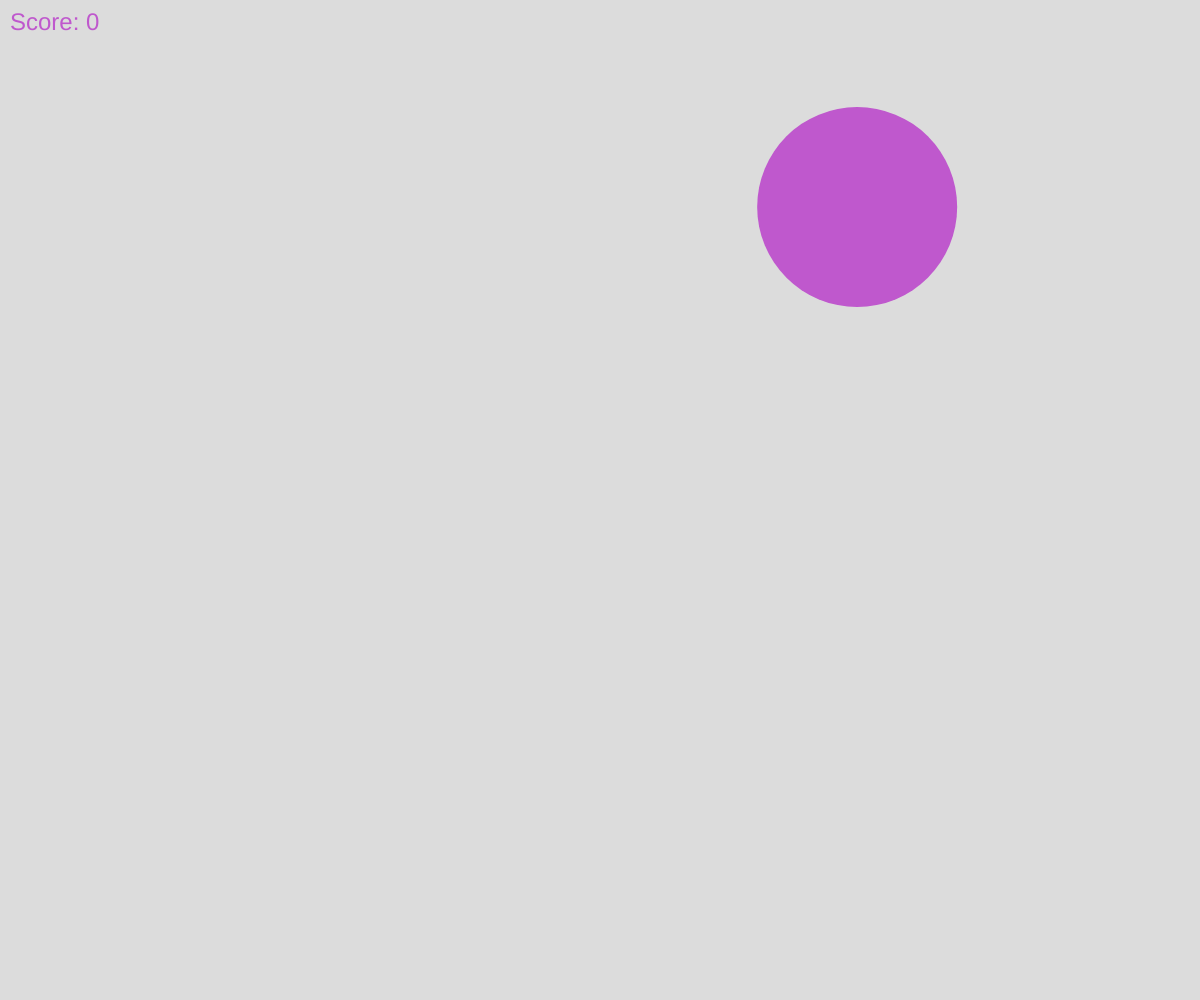
Frame 1 (no input)
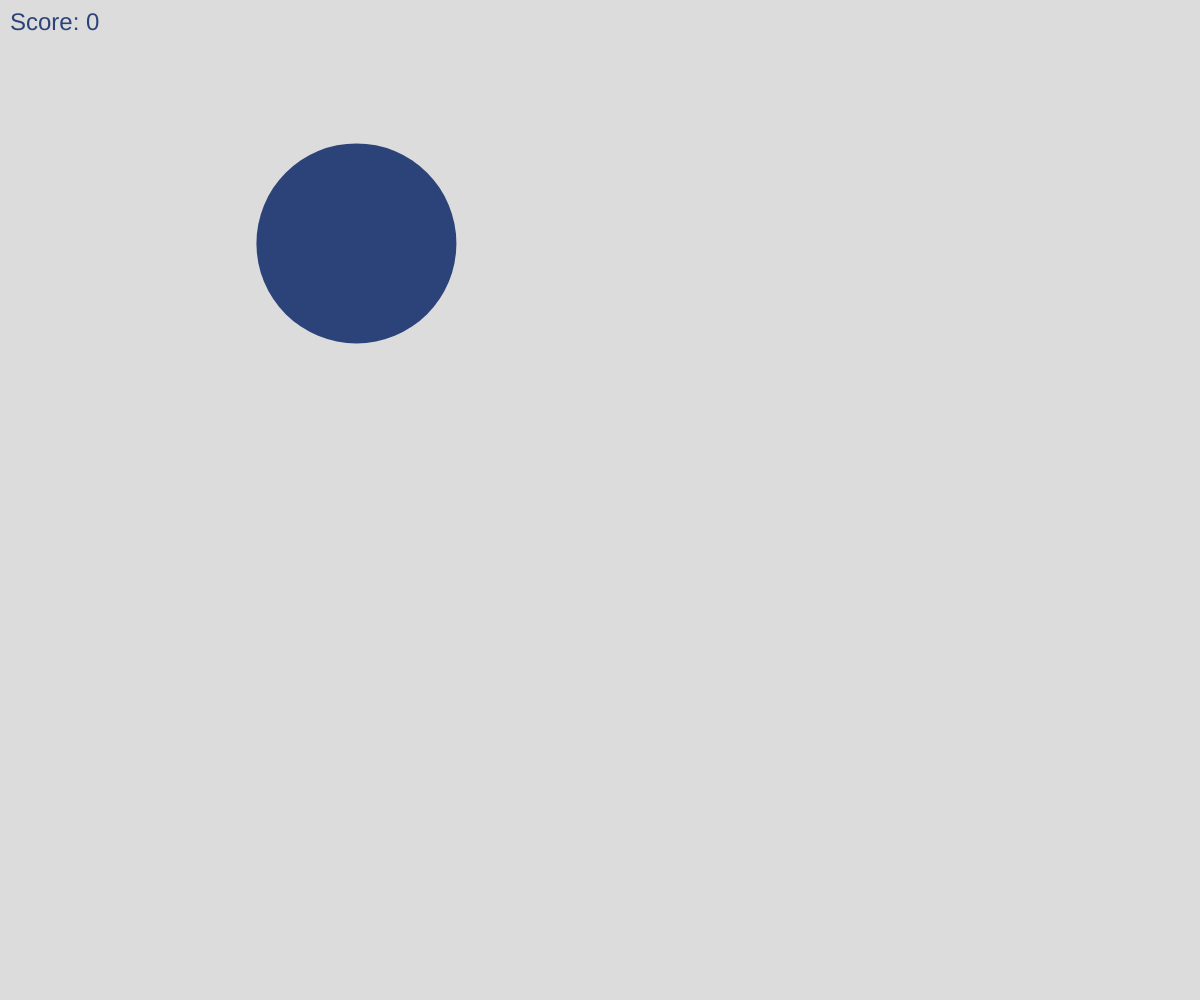
Frame 60 (no input)
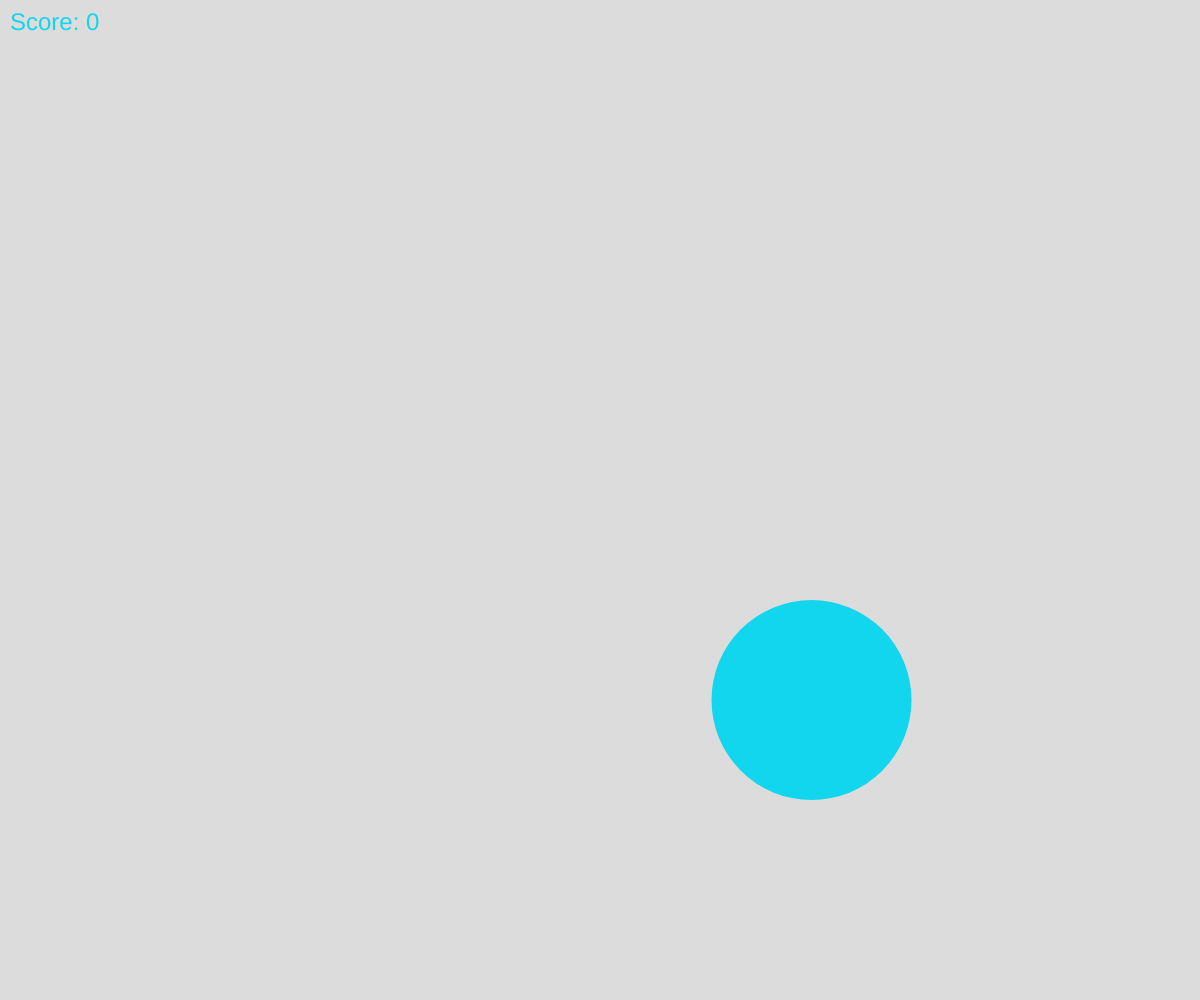
Frame 120 (the mouse pressed at the canvas centre since frame 60)

The p5.js sketch that drew these frames (run headless with seeded random() and noise() and a simulated clock; from frame 60 on, the mouse is pressed at the canvas centre):

// p5.js sketch
// ── sketch.js
var x, y;
var score = 0;
const radius = 100;
var r, g, b;

function setup() {
  createCanvas(windowWidth, windowHeight);
  x = random(windowWidth);
  y = random(windowHeight);
  r = random(255);
  g = random(255);
  b = random(255);
}

function draw() {
  background(220);
  // Draw a circle
  noStroke();
  fill(r, g, b);
  ellipse(x, y, radius*2, radius*2);
  textSize(24);
  text("Score: " + score, 10, 30);
}

// When the user clicks the mouse
function mousePressed() {
  // Check if mouse is inside the circle
  var d = dist(mouseX, mouseY, x, y);
  if (d < radius) {
    newCircle();
    score++;
  }
}

function newCircle() {
  x = random(windowWidth);
  y = random(windowHeight);
  r = random(255);
  g = random(255);
  b = random(255);
}

setInterval(newCircle, 1000);
